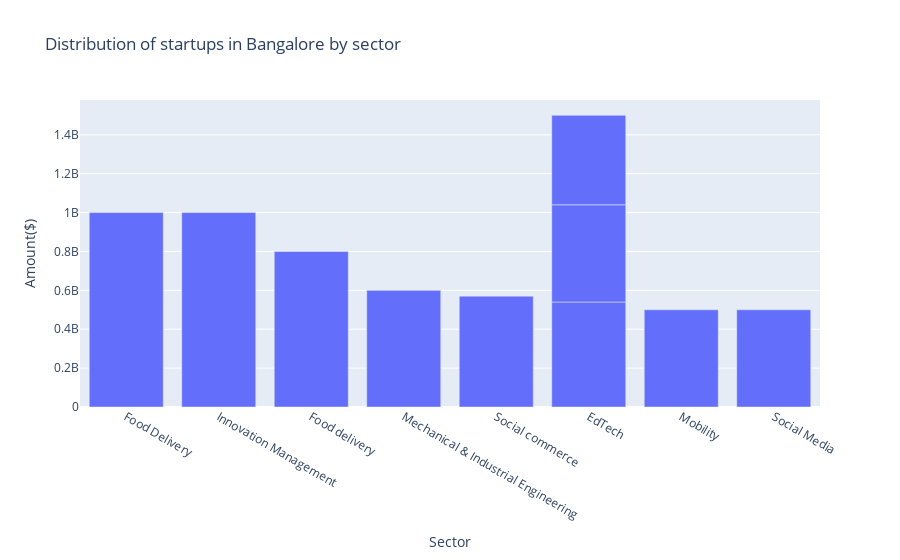

The notebook cell saved with this chart:
### Markdown cell above
#### Bangalore has the most startup

### Code cell
region_most_startup = final_data_region_most_startups[final_data_region_most_startups["HeadQuarter"] =="Bangalore"]
fig = px.bar(region_most_startup.sort_values(by="Amount($)",ascending=False).iloc[:10], 
             x='Sector', 
             y='Amount($)', 
             title='Distribution of startups in Bangalore by sector')
fig.show()

### Figure 1 — Plotly figure (JSON) as saved in the notebook; plotly's stock layout.template omitted (floating-point values rounded to 4 significant figures)
{"data": [{"alignmentgroup": "True", "hovertemplate": "Sector=%{x}<br>Amount($)=%{y}<extra></extra>", "legendgroup": "", "marker": {"color": "#636efa", "pattern": {"shape": ""}}, "name": "", "offsetgroup": "", "orientation": "v", "showlegend": false, "textposition": "auto", "type": "bar", "x": ["Food Delivery", "Innovation Management", "Food delivery", "Mechanical & Industrial Engineering", "Social commerce", "EdTech", "Mobility", "EdTech", "Social Media", "EdTech"], "xaxis": "x", "y": [1000000000, 1000000000, 800000000, 600000000, 570000000, 540000000, 500000000, 500000000, 500000000, 460000000], "yaxis": "y"}], "layout": {"barmode": "relative", "legend": {"tracegroupgap": 0}, "title": {"text": "Distribution of startups in Bangalore by sector"}, "xaxis": {"anchor": "y", "domain": [0, 1], "title": {"text": "Sector"}}, "yaxis": {"anchor": "x", "domain": [0, 1], "title": {"text": "Amount($)"}}}}
